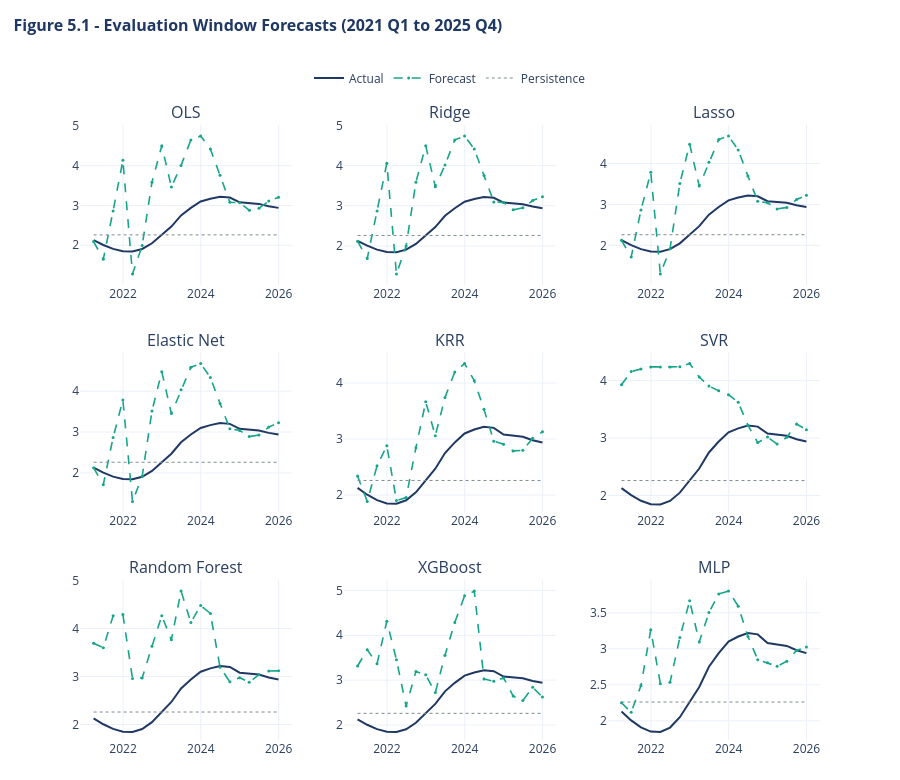

The notebook cell saved with this chart:
### Code cell
# 5.5 - Figure 5.1 forecasts against actual
ncols = 3
nrows = int(np.ceil(len(MODEL_NAMES) / ncols))
fig = make_subplots(rows=nrows, cols=ncols, subplot_titles=MODEL_NAMES,
                    vertical_spacing=0.11, horizontal_spacing=0.07)

for i, name in enumerate(MODEL_NAMES):
    r, c = i // ncols + 1, i % ncols + 1
    res = results[name]
    ix  = pd.DatetimeIndex(res['idx_eval'])
    fig.add_vrect(x0=str(ix[0].date()), x1=CLEAN_START, row=r, col=c,
                  fillcolor='rgba(230,126,34,0.30)', line_width=0)
    fig.add_trace(go.Scatter(x=ix, y=res['y_eval'], mode='lines', name='Actual',
                             line=dict(color=NAVY, width=2),
                             showlegend=(i == 0)), row=r, col=c)
    fig.add_trace(go.Scatter(x=ix, y=res['eval_pred'], mode='lines+markers',
                             name='Forecast', line=dict(color=TEAL, width=1.6, dash='dash'),
                             marker=dict(size=3), showlegend=(i == 0)), row=r, col=c)
    fig.add_trace(go.Scatter(x=ix, y=bm_persist, mode='lines', name='Persistence',
                             line=dict(color=GREY, width=1, dash='dot'),
                             showlegend=(i == 0)), row=r, col=c)

'''
fig.update_layout(
    title=dict(text=('<b>Figure 5.1 - Evaluation Window Forecasts (2021 Q1 to 2025 Q4)</b>',
               font=dict(size=16, color=NAVY), x=0.015, xanchor='left',
               y=0.975, yanchor='top'),
    template=TEMPLATE, height=260 * nrows,
    legend=dict(orientation='h', yanchor='top', y=1.06, xanchor='center', x=0.5),
    margin=dict(t=125, b=40))
'''
fig.update_layout(
    title=dict(text='<b>Figure 5.1 - Evaluation Window Forecasts (2021 Q1 to 2025 Q4)</b>',
               font=dict(size=16, color=NAVY), x=0.015, xanchor='left',
               y=0.975, yanchor='top'),
    template=TEMPLATE, height=260 * nrows,
    legend=dict(orientation='h', yanchor='top', y=1.1, xanchor='center', x=0.5),
    margin=dict(t=125, b=40))
fig.show()
